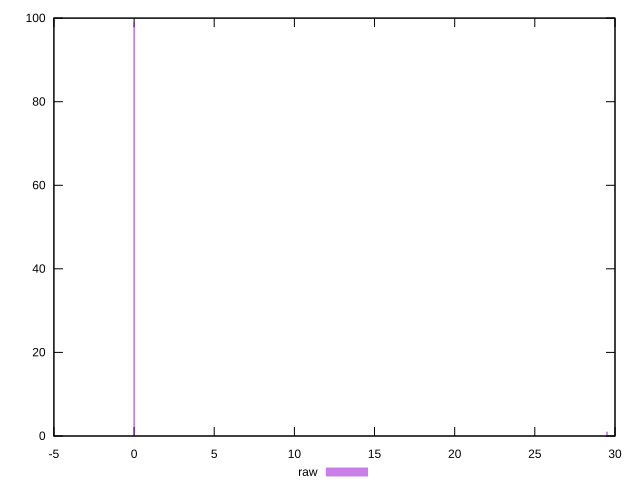

gnuplot code for this plot:
reset

$raw <<EOF
0 99
29.5 1
EOF

set key outside below
set boxwidth 0.1
set xrange [0:29.5]
set yrange [0:100]
set style fill transparent solid 0.5 noborder

set parametric
set terminal svg size 640, 490 enhanced background rgb 'white'
set output "report_00007_2020-12-11T15:55:29.892Z/total-blocking-time/samples/pages+cached+noexternal+nosvg/raw/histogram.svg"

plot $raw title "raw" with boxes, \
     287,t title "score p10=287", \
     600,t title "score median=600"

reset
